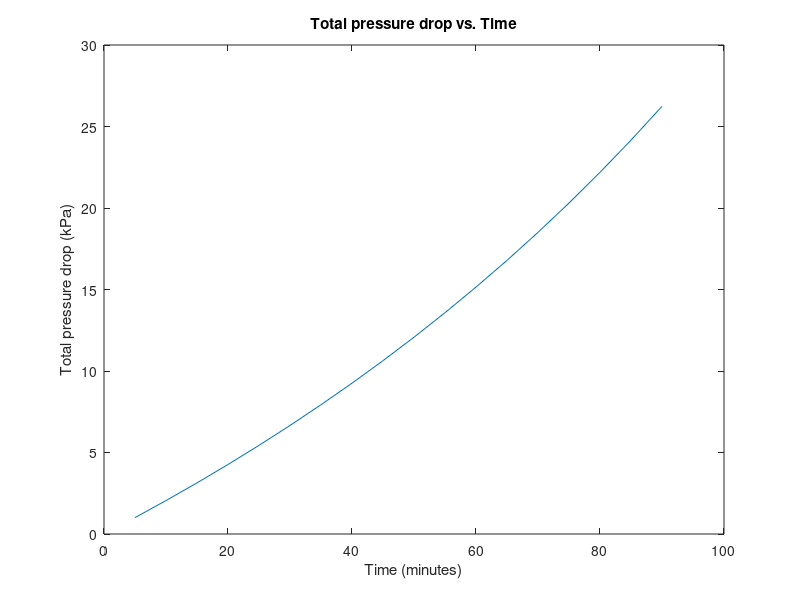

MATLAB code for this plot:
% (iv) Prediction of total pressure drop increase in a constant flux run

% Define the parameters (replace with actual values)
clear;
n = 1.35; 
beta = 0.15; 
Pa = 1100; 
k0 = 1.89 * 10^(-14); 
eps0 = 0.3; s = 0.00398; 
mu = 0.00089; 
J = 9.722 * 10^(-6); 
Rm = 1.12 * 10^(11);

A = 1 - n - beta;
C = (2 * mu * s * A) / (k0 * Pa * (eps0 - s));


% Define the time interval and step
t_start = 300;         % start time
t_end = 90*60;      % end time in seconds (90 minutes)
dt = 300;            % time step in seconds
t_values = t_start:dt:t_end;  % time values
t_values=t_values';
% Initialize cumulative P value
P_total = 0;
n = 0; % Loop index
y = zeros(18, 1);

for t = 300:300:5400
    % Define the function for fsolve
    F = @(P) (P - ((((((J^2) * C * t) + 1).^(1 / A)) - 1) * Pa) - (mu * Rm * J));
    
    % Initial guess for fsolve
    P0 = 100;
    
    % Solve for P
    P = fsolve(F, P0);
    
    % Accumulate P into P_total
    P_total = P_total + P;
    
    % Store current P and cumulative P_total if needed
    y(n + 1, 1) = P;            % Current P at each time step
    y(n + 1, 2) = P_total;       % Cumulative P value up to this step
    
    TotalP_values = y(:,2);
    n = n + 1;  % Increment index
end

% Plot P_total vs. t
figure;
plot(t_values/60,  TotalP_values/ 1000);  % t_values/60 to convert to minutes
xlabel('Time (minutes)');
ylabel('Total pressure drop (kPa)');
title('Total pressure drop vs. Time');
